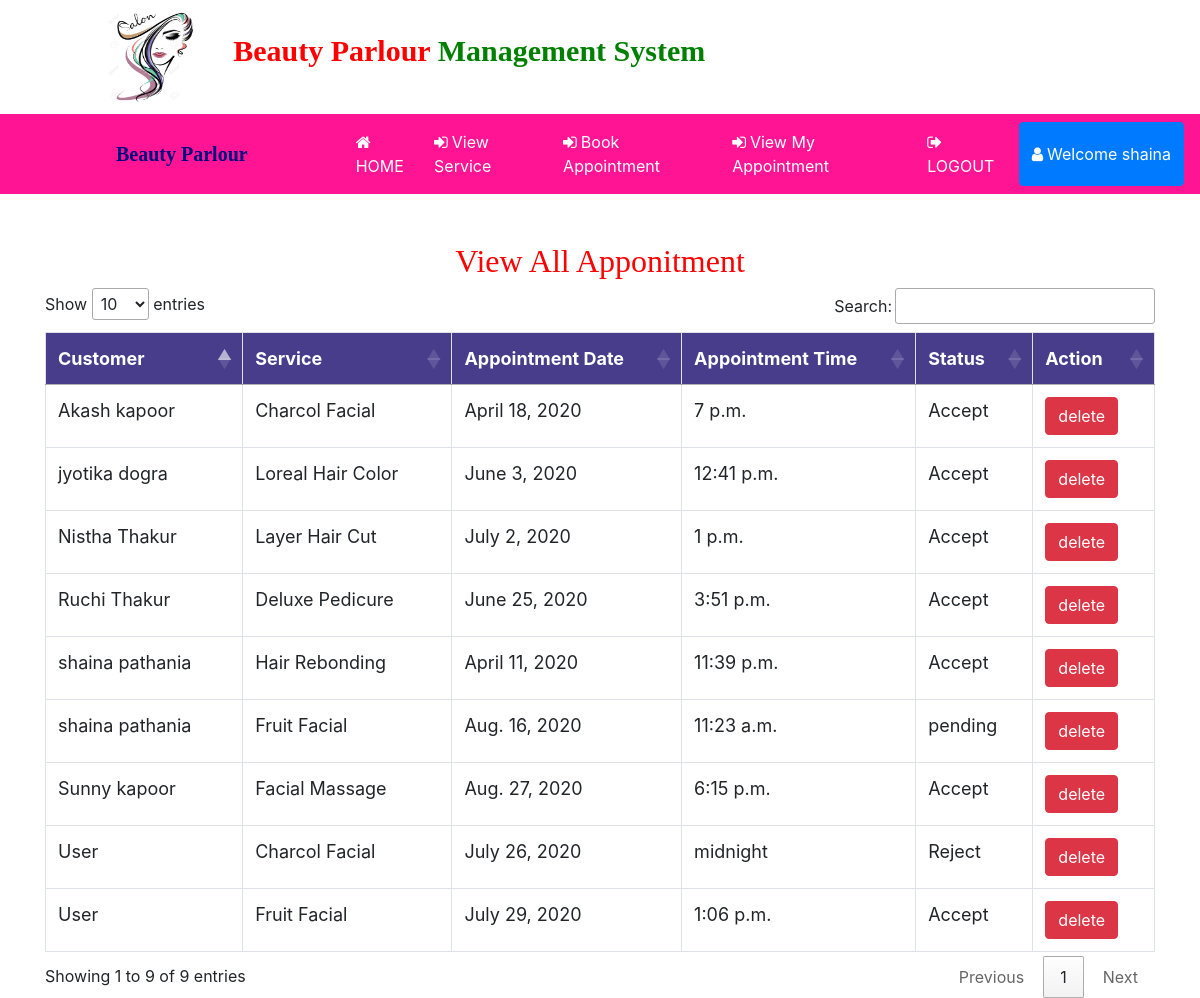
Screenshot of /all_appointment (signed in) with the database file from the repository.
### beauty/models.py (models this page shows, shortened)
class Apponitment(models.Model):
    service = models.ForeignKey(Servise,on_delete=models.CASCADE,null=True)
    customer = models.ForeignKey(Customer,on_delete=models.CASCADE,null=True)
    status = models.ForeignKey(Book_status,on_delete=models.CASCADE,null=True)
    paid = models.ForeignKey(Booking_Paid,on_delete=models.CASCADE,null=True)
    date1 = models.DateField(null=True)
    time1 = models.TimeField(null=True)

class Customer(models.Model):
    user = models.ForeignKey(User,on_delete=models.CASCADE,null=True)
    status = models.ForeignKey(User_status,on_delete=models.CASCADE,null=True)
    mobile = models.IntegerField(null=True)
    id_card_no = models.CharField(max_length=100,null=True)
    gender = models.CharField(max_length=10,null=True)
    image = models.FileField(null=True)

class Servise(models.Model):
    name = models.CharField(max_length=100,null=True)
    cost = models.IntegerField(null=True)
    image = models.FileField(null=True)

class Book_status(models.Model):
    status = models.CharField(max_length=100,null=True)

### beauty/views.py (the view)
# urls.py: path('all_appointment',All_Appointment,name="all_appointment"),
def All_Appointment(request):
    if not request.user.is_authenticated:
        return redirect('login_admin')
    pro = Apponitment.objects.all()
    d = {'appoint':pro}
    return render(request,'all_appointment.html',d)

### beauty/templates/all_appointment.html (shortened to what this page needs)
{% extends 'navigation.html' %}
{% load static %}
{% block body %}
<center><h2 style="color:red;margin-top:4%;font-family:'Monotype Corsiva';">View All Apponitment</h2></center>
<div  class="container-fluid">
    <center>
    <div class="container">
        <table class="table table-bordered" id="myTable">
  <thead>
  <tr>
    <th>Customer</th>
    <th>Service</th>
    <th>Appointment Date</th>
      <th>Appointment Time</th>
    <th>Status</th>
    <th>Action</th>
  </tr>
  </thead>
   <tbody>
    {% for i in appoint %}
  <tr>
    <td>{{i.customer.user.first_name}} {{i.customer.user.last_name}}</td>
    <td>{{i.service.name}}</td>
      <td>{{i.date1}}</td>
      <td>{{i.time1}}</td>
      <td>{{i.status.status}}</td>
    <td><a href="{% url 'delete_appointment' i.id %}"><button class="btn btn-danger" onclick="return confirm('Are you sure?')">delete</button></a></td>
  </tr>
    {% endfor %}
    </tbody>
</table>
 </div></center>
</div>
{% endblock %}

### beauty/templates/navigation.html (shortened to what this page needs)
<!DOCTYPE html>
<html lang="en">
<head>
  {% load static %}
  <link rel="stylesheet" href="https://maxcdn.bootstrapcdn.com/bootstrap/4.0.0/css/bootstrap.min.css"
>
  <link rel=stylesheet href="//cdn.datatables.net/1.10.19/css/jquery.dataTables.min.css">
</head>
<link rel="stylesheet" href="https://cdnjs.cloudflare.com/ajax/libs/font-awesome/4.7.0/css/font-awesome.min.css">
</head>
<body>
  <div class="container-fluid" style="padding:1%;margin-bottom:0%;background-color:white">
    <img src="{% static 'images/beauty3.jpg' %}" style="width:90px;height:90px;margin-right:10px;margin-left:8%"><span
      style="padding:20px;font-weight:bold;font-size:30px">
      <span style="color:red;font-family : 'Monotype Corsiva' ;">Beauty Parlour</span>
      <span style="color:green;font-family : 'Monotype Corsiva' ;">Management System</span></h4>
  </div>
  <nav class="navbar navbar-expand-sm" style="background-color:DeepPink">
    <a class="navbar-brand" href="#"
      style="color:navy;font-family:'Monotype Corsiva';font-weight:bold;margin-left:100px;margin-right:0">
      Beauty Parlour</a>
    <ul class="navbar-nav">
      {% if request.user.username %}
      {% if not request.user.is_staff %}
      <li class="nav-item">
        <a class="nav-link" href="{% url 'profile' %}" style="color:white;margin-left:100px">
          <i class="fa fa-home" style="margin-right:4px"></i>HOME</a>
      </li>
      <li class="nav-item">
        <a class="nav-link" href="{% url 'all_service' %}" style="color:white">
          <i class="fa fa-sign-in" style="margin-right:4px"></i>View Service</a>
      </li>
      <li class="nav-item">
        <a class="nav-link" href="{% url 'book_appointment' %}" style="color:white">
          <i class="fa fa-sign-in" style="margin-right:4px"></i>Book Appointment</a>
      </li>
      <li class="nav-item">
        <a class="nav-link" href="{% url 'view_appointment' %}" style="color:white">
          <i class="fa fa-sign-in" style="margin-right:4px"></i>View My Appointment</a>
      </li>
      {% endif %}
      {% endif %}
      {% if request.user.is_authenticated %}
      {% if not request.user.is_staff %}
      <li class="nav-item">
        <a class="nav-link" href="{% url 'logout' %}" style="color:white">
          <i class="fa fa-sign-out" style="margin-right:4px"></i>LOGOUT</a>
      </li>
      <div class="btn-group">
        <button type="button" class="btn btn-primary" data-toggle="dropdown" aria-haspopup="true" aria-expanded="false">
          <i class="fa fa-user" style="margin-right:4px"></i>Welcome {{request.user.first_name}}
        </button>
      </div>
      {% endif %}
      {% endif %}
    </ul>
  </nav>
  {% block body %}
  {% endblock %}
</body>
</html>

### beauty/templates/navigation.html (style rules this page uses)
* { box-sizing: border-box; }
#myTable { border-collapse: collapse; width: 100%; border: 1px solid #ddd; font-size: 18px; }
#myTable th { text-align: left; padding: 12px; background-color: Darkslateblue; color: white; }
#myTable td { text-align: left; padding: 12px; background-color: white; }
#myTable tr { border-bottom: 1px solid #ddd; }

### rows the page displays
Apponitment: customer.user.first_name "shaina", customer.user.last_name "pathania", service.name "Hair Rebonding", date1 "April 11, 2020", time1 "11:39 p.m.", status.status "Accept"
Apponitment: customer.user.first_name "jyotika", customer.user.last_name "dogra", service.name "Loreal Hair Color", date1 "June 3, 2020", time1 "12:41 p.m.", status.status "Accept"
Apponitment: customer.user.first_name "Akash", customer.user.last_name "kapoor", service.name "Charcol Facial", date1 "April 18, 2020", time1 "7 p.m.", status.status "Accept"
Apponitment: customer.user.first_name "Ruchi", customer.user.last_name "Thakur", service.name "Deluxe Pedicure", date1 "June 25, 2020", time1 "3:51 p.m.", status.status "Accept"
Apponitment: customer.user.first_name "Sunny", customer.user.last_name "kapoor", service.name "Facial Massage", date1 "Aug. 27, 2020", time1 "6:15 p.m.", status.status "Accept"
Apponitment: customer.user.first_name "Nistha", customer.user.last_name "Thakur", service.name "Layer Hair Cut", date1 "July 2, 2020", time1 "1 p.m.", status.status "Accept"
Apponitment: customer.user.first_name "User", service.name "Charcol Facial", date1 "July 26, 2020", time1 "midnight", status.status "Reject"
Apponitment: customer.user.first_name "User", service.name "Fruit Facial", date1 "July 29, 2020", time1 "1:06 p.m.", status.status "Accept"
Apponitment: customer.user.first_name "shaina", customer.user.last_name "pathania", service.name "Fruit Facial", date1 "Aug. 16, 2020", time1 "11:23 a.m.", status.status "pending"

### other values shown
{{ request.user.first_name }} "shaina"
